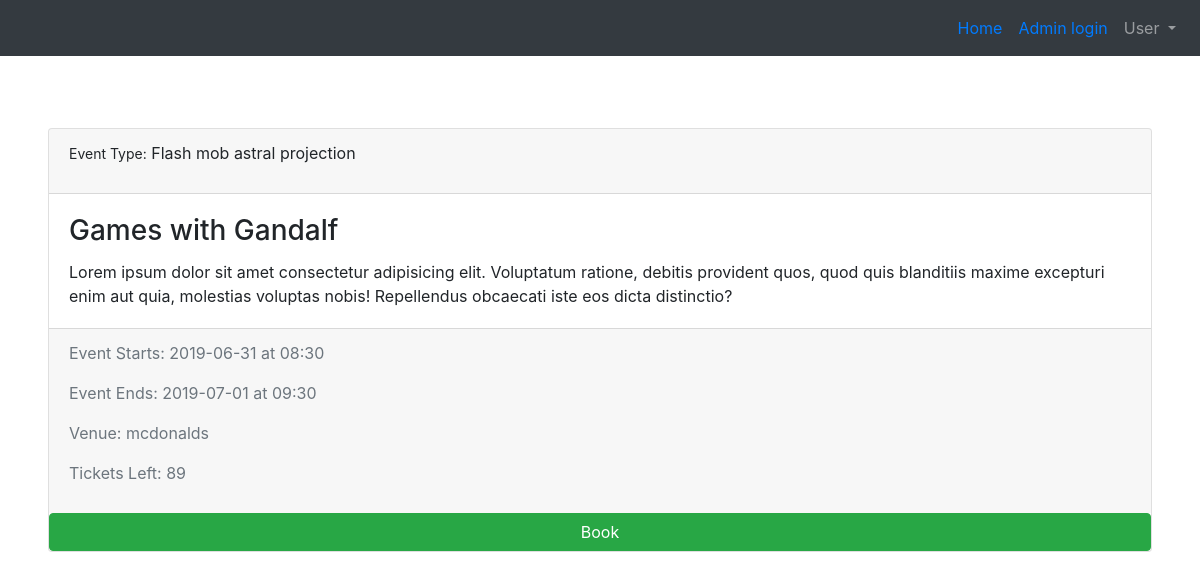
Before: /event/1 with the older database file.
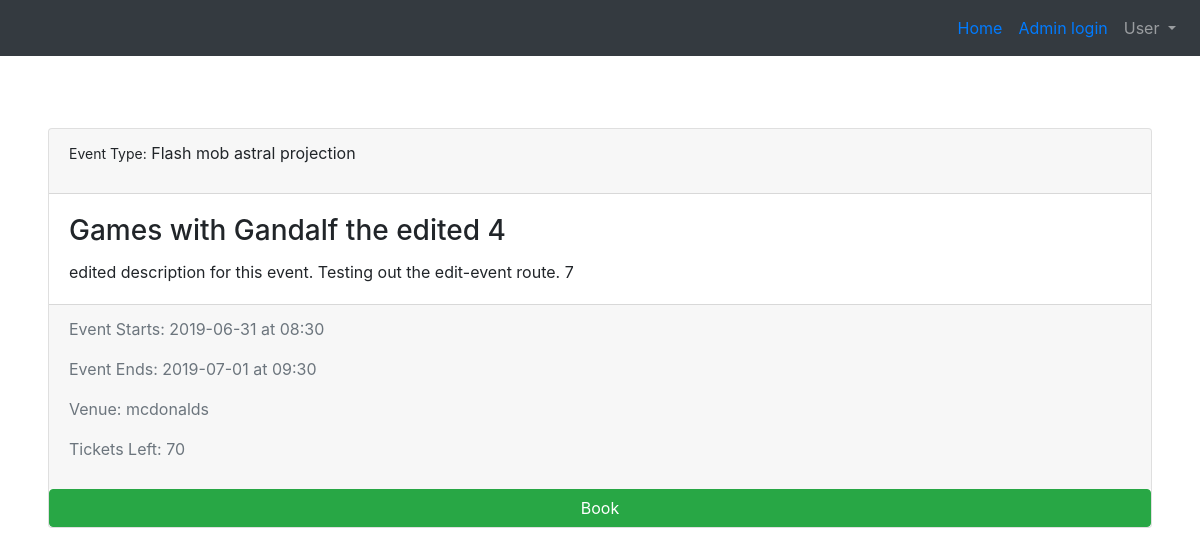
After: the same page with the newer database file.
### tables this page shows
CREATE TABLE 'events' ( eventID INTEGER PRIMARY KEY AUTOINCREMENT NOT NULL,'eventName' VARCHAR NOT NULL,'ticketsLeft' INTEGER NOT NULL,
  type VARCHAR NOT NULL,'startDate' date NOT NULL,'endDate' date NOT NULL,
  description VARCHAR NOT NULL,
  venueID INTEGER NOT NULL,
  adminID INTEGER NOT NULL
, 'endTime'  time NOT NULL  , 'startTime'  time NOT NULL  );

### application.py (the view, shortened to what this page needs)
@app.route("/event/<eventID>", methods=["GET", "POST"])
def event(eventID):
    if request.method == "GET":
        if not eventID or eventID.isdigit() is False:
            return redirect("/")
        else:
            events = db.execute(eventQry, eventID=eventID)
            venues = db.execute(allVenueQry)
            for event in events:
                for venue in venues:
                    if venue["venueID"] == event["venueID"]:
                        event["venueName"] = venue["venueName"]
            if len(events) != 1:
                return redirect("/")
            else:
                return render_template("event.html", event=events[0])

### application.py (called while the page is built)
@app.after_request
def after_request(response):
    response.headers["Cache-Control"] = "no-cache, no-store, must-revalidate"
    response.headers["Expires"] = 0
    response.headers["Pragma"] = "no-cache"
    return response

### templates/event.html (shortened to what this page needs)
{% extends "base.html" %}
{% block body %}
<br>
<div class="card" centered>
    <div class="card-header">
        <p><span style="font-size:14px">Event Type:</span> {{ event.type }}</p>
    </div>
    <div class="card-body">
        <h3 class="card-title">{{ event.eventName }}</h3>
        <p class="card-text">{{ event.description }}</p>
    </div>
    <div class="card-footer text-muted">
        <p>Event Starts: {{ event.startDate }} at {{ event.startTime }}</p>
        <p>Event Ends: {{ event.endDate }} at {{ event.endTime }}</p>
        <p>Venue: {{event.venueName}}</p>
        <p>Tickets Left: {{ event.ticketsLeft }}</p>
    </div>
        <a href="{{ '/book/%s'%event.eventID|urlencode }}" class="btn btn-success">Book</a>
    </div>
{%endblock %}

Changed rows visible on the page:
changed events "Flash mob astral projection": eventName "Games with Gandalf" → "Games with Gandalf the edited 4"; description "Lorem ipsum dolor sit amet consectetur adipisicing elit. Voluptatum ratione, debitis provident quos, quod quis blanditiis maxime excepturi enim aut quia, molestias voluptas nobis! Repellendus obcaecati iste eos dicta distinctio?" → "edited description for this event. Testing out the edit-event route. 7"; ticketsLeft "89" → "70"
